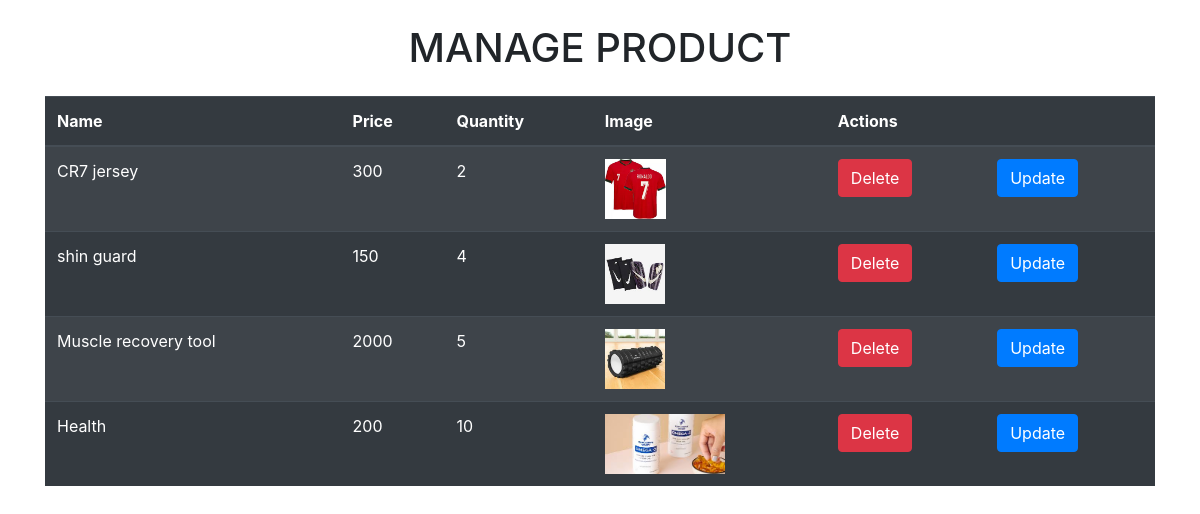
Page /manageproduct on the committed database.
### sports/models.py (models this page shows)
class product(models.Model):
    name = models.CharField(max_length=30)
    price = models.IntegerField()
    quantity = models.IntegerField()
    image = models.ImageField()
    category = models.ForeignKey(category, on_delete=models.CASCADE)
    size = models.CharField(max_length=10, blank=True, null=True)

### sports/views.py (the view)
# urls.py: path('manageproduct',views.manageproduct),
def manageproduct(request):
    data = product.objects.all()
    return render(request,'manageproduct.html',{'data':data})

### template/manageproduct.html (shortened to what this page needs)
<!DOCTYPE html>
<html lang="en">
<head>
    <link rel="stylesheet" href="https://cdn.jsdelivr.net/npm/bootstrap@4.6.2/dist/css/bootstrap.min.css">
</head>
<body>
    <div class="container">
        <h1 class="text-center my-4">MANAGE PRODUCT</h1>
        <table class="table table-dark table-striped">
            <thead>
                <tr>
                    <th>Name</th>
                    <th>Price</th>
                    <th>Quantity</th>
                    <th>Image</th>
                    <th colspan="2">Actions</th>
                </tr>
            </thead>
            <tbody>
                {% for i in data %}
                <tr>
                    <td>{{ i.name }}</td>
                    <td>{{ i.price }}</td>
                    <td>{{ i.quantity }}</td>
                    <td><img src="{{ i.image.url }}" alt="Product Image" style="height: 60px;"></td>
                    <td><a href="delete/{{ i.pk }}" class="btn btn-danger">Delete</a></td>
                    <td><a href="update/{{ i.pk }}" class="btn btn-primary">Update</a></td>
                </tr>
                {% endfor %}
            </tbody>
        </table>
    </div>
</body>
</html>

### rows in the picture
product: name "CR7 jersey", price "300", quantity "2", image (picture)
product: name "shin guard", price "150", quantity "4", image (picture)
product: name "Muscle recovery tool", price "2000", quantity "5", image (picture)
product: name "Health", price "200", quantity "10", image (picture)
